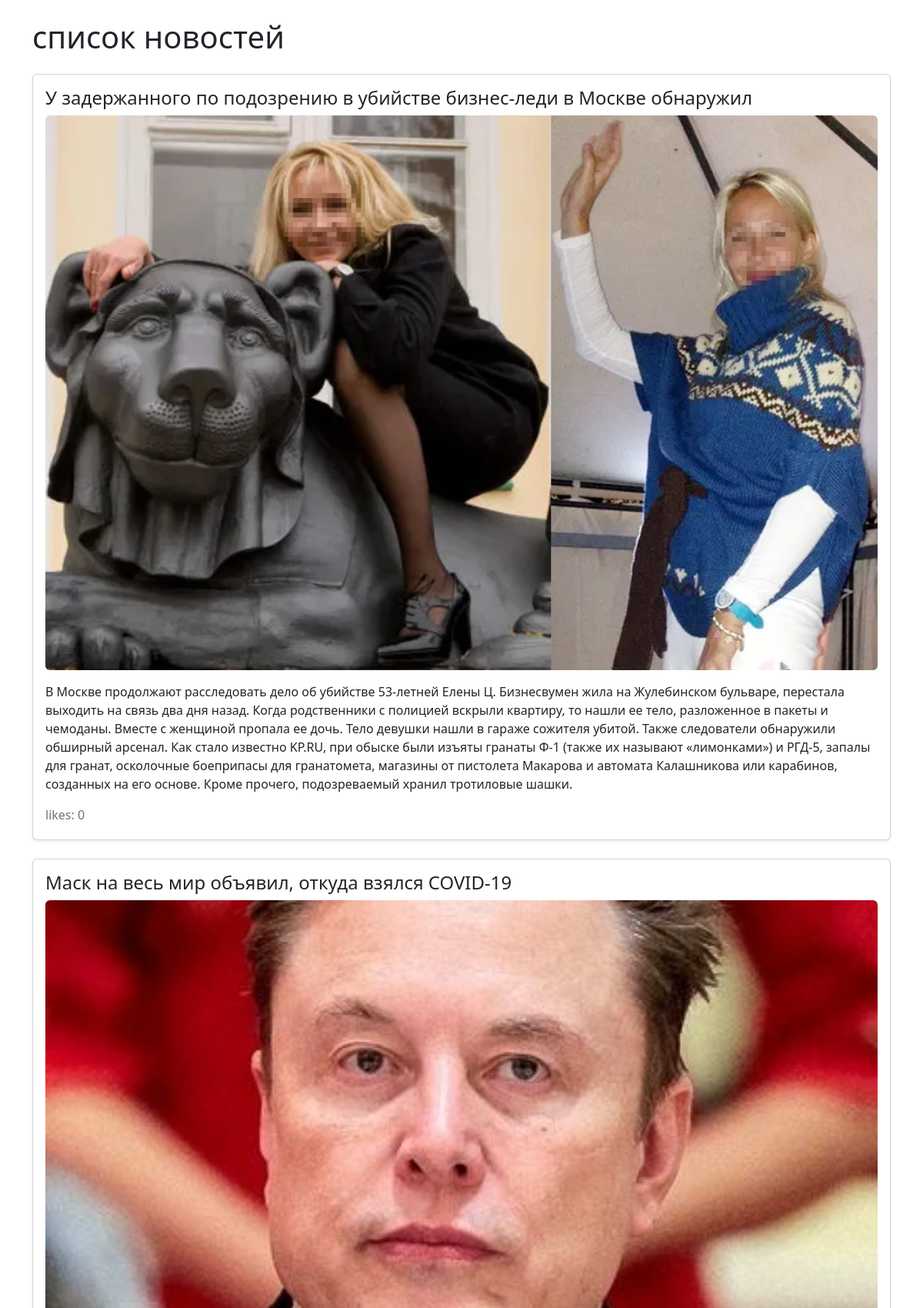
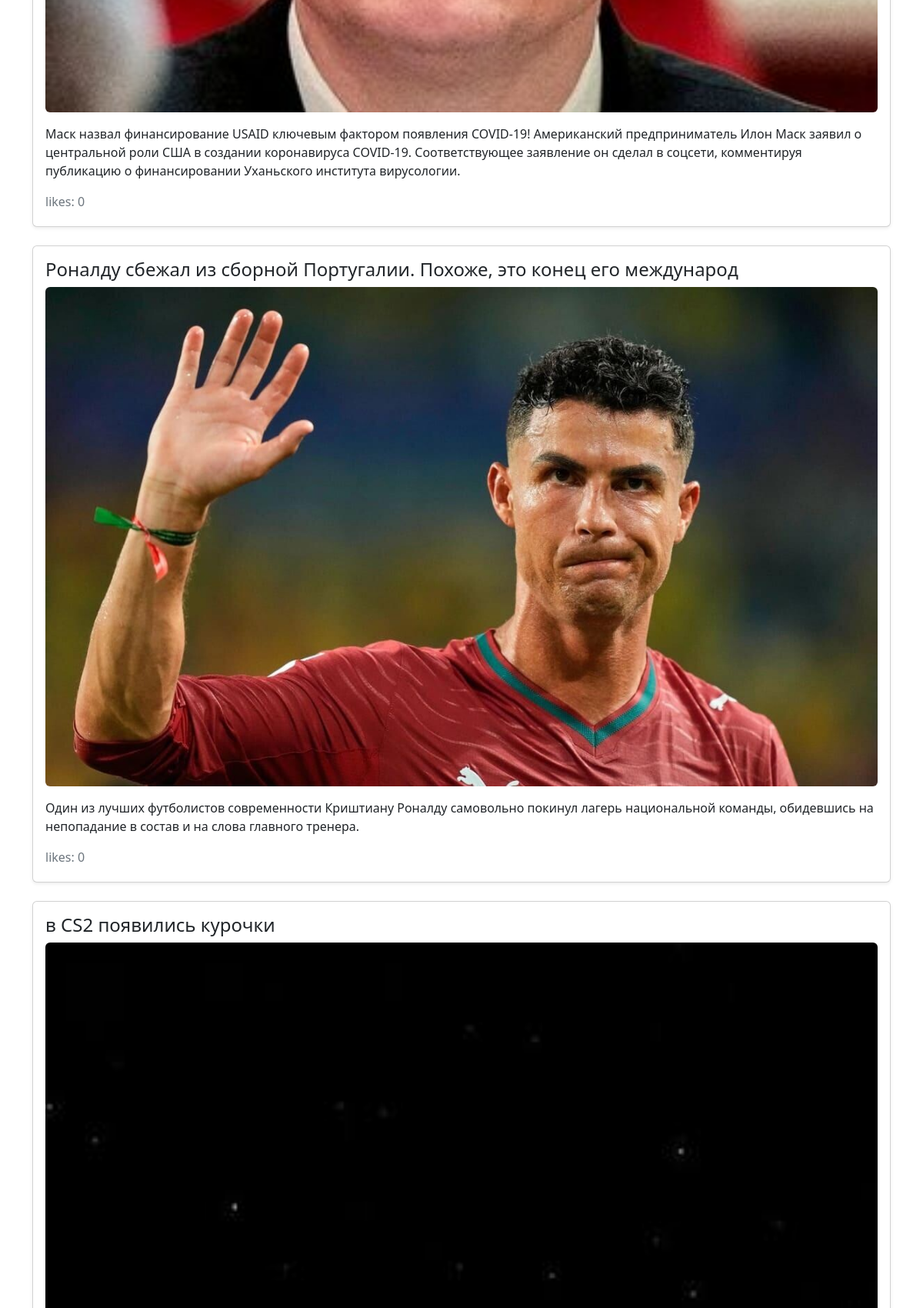
Screenshot of /blog/ (upper part) with the database file from the repository (2 pictures, top to bottom).
### blog/models.py (models this page shows, shortened)
class Post(models.Model):
    title = models.CharField(max_length=70)
    description = models.TextField()
    picture = models.ImageField(upload_to="images/")
    likes = models.IntegerField(blank=True, null=True)
    rating = models.FloatField(blank=True, null=True)
    is_published = models.BooleanField(default=True)
    created_at = models.DateTimeField(auto_now_add=True)

### blog/views.py (the view)
# urls.py: path("", blog),
def blog(request):
    posts = Post.objects.all()
    return render(request, "post_list.html", {"posts": posts})

### blog/templates/post_list.html (shortened to what this page needs)
<!DOCTYPE html>
<html lang="en">
<head>
    <link href="https://cdn.jsdelivr.net/npm/bootstrap@5.3.3/dist/css/bootstrap.min.css" rel="stylesheet">
</head>
<body class="container py-4" >
    <h1 class="mb-4">
        список новостей
    </h1>
    {% for post in posts %}
        <article class="card mb-4 p-3 shadow-sm">
            <h2 class="h4 card-title">
                {{post.title}}
            </h2>
            {% if post.picture %}
                <img src="{{post.picture.url}}" alt="" class="img-fluid rounded mb-3">
            {% endif %}
            <p class="card-text">
                {{post.description}}
            </p>
            <p class="text-secondary mb-1">
                likes: {{post.likes|default:"0"}}
            </p>
        </article>
    {% empty %}
            <p class="alert alert-info">постов нет</p>
    {% endfor %}
</body>
</html>

### rows the page displays
Post: title "У задержанного по подозрению в убийстве бизнес-леди в Москве обнаружил", picture (picture), description "В Москве продолжают расследовать дело об убийстве 53-летней Елены Ц. Бизнесвумен жила на Жулебинском бульваре, перестала выходить на связь два дня назад. Когда родственники с полицией вскрыли квартиру, то нашли ее тело, разложенное в пакеты и чемоданы. Вместе с женщиной пропала ее дочь. Тело девушки нашли в гараже сожителя убитой. Также следователи обнаружили обширный арсенал. Как стало известно KP.RU, при обыске были изъяты гранаты Ф-1 (также их называют «лимонками») и РГД-5, запалы для гранат, осколочные боеприпасы для гранатомета, магазины от пистолета Макарова и автомата Калашникова или карабинов, созданных на его основе. Кроме прочего, подозреваемый хранил тротиловые шашки.", likes "0"
Post: title "Маск на весь мир объявил, откуда взялся COVID-19", picture (picture), description "Маск назвал финансирование USAID ключевым фактором появления COVID-19! Американский предприниматель Илон Маск заявил о центральной роли США в создании коронавируса COVID-19. Соответствующее заявление он сделал в соцсети, комментируя публикацию о финансировании Уханьского института вирусологии.", likes "0"
Post: title "Роналду сбежал из сборной Португалии. Похоже, это конец его международ", picture (picture), description "Один из лучших футболистов современности Криштиану Роналду самовольно покинул лагерь национальной команды, обидевшись на непопадание в состав и на слова главного тренера.", likes "0"
Post: title "в CS2 появились курочки", picture (picture)
